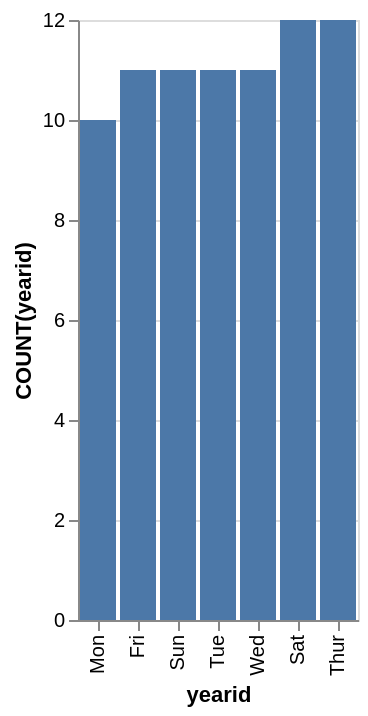

Describe this chart as a Vega-Lite specification.
### Vega-Lite specification from a JSON file in a GitHub repository (floating-point values rounded to 4 significant figures)
{"data": {"values": [{"x_data": "Mon", "y_data": 10}, {"x_data": "Fri", "y_data": 11}, {"x_data": "Sun", "y_data": 11}, {"x_data": "Tue", "y_data": 11}, {"x_data": "Wed", "y_data": 11}, {"x_data": "Sat", "y_data": 12}, {"x_data": "Thur", "y_data": 12}]}, "mark": "bar", "encoding": {"x": {"field": "x_data", "type": "nominal", "title": "yearid", "sort": {"op": "sum", "field": "y_data", "order": "ascending"}}, "y": {"field": "y_data", "type": "quantitative", "title": "COUNT(yearid)"}}}
